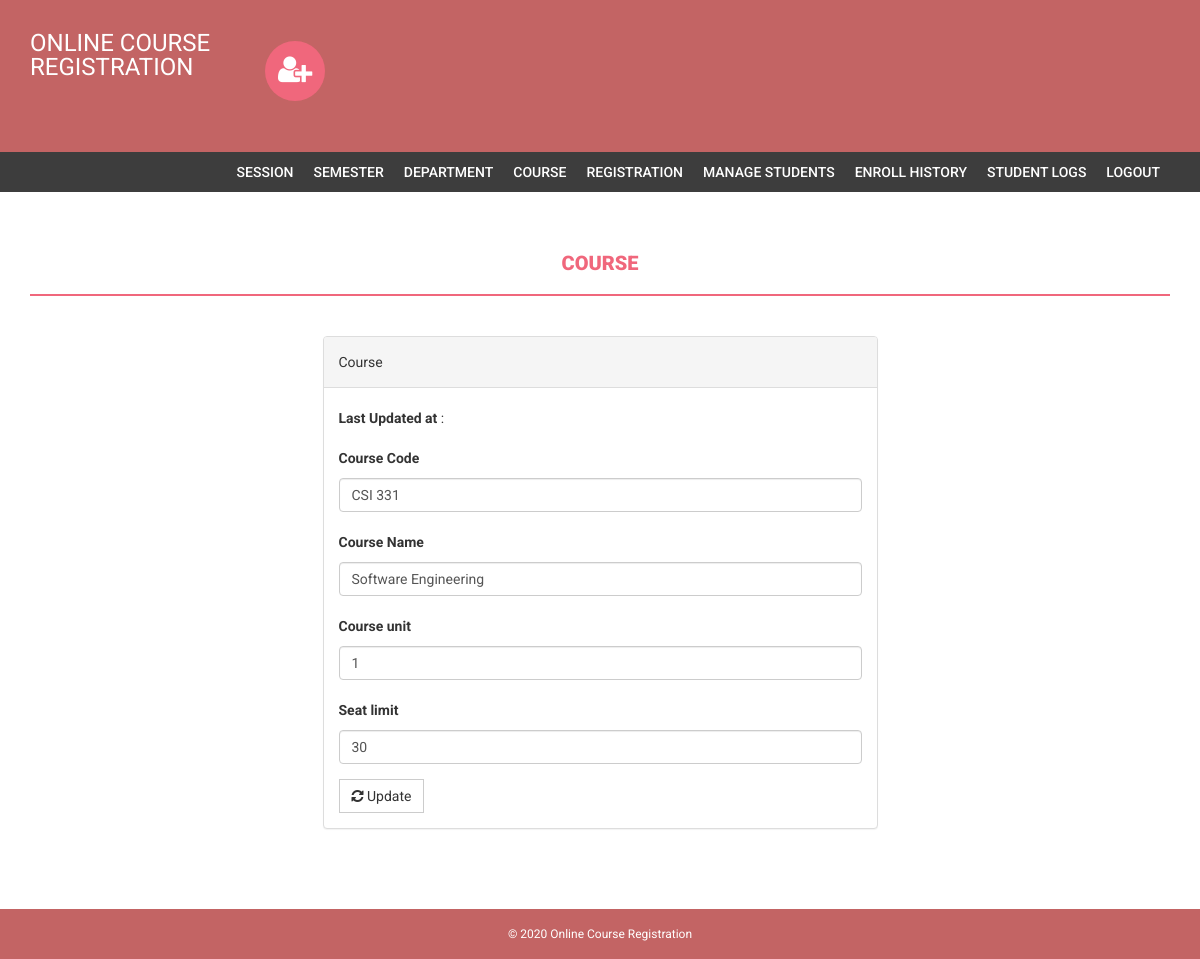
Screenshot of /admin/edit-course.php?id=1 (signed in) with the database file from the repository.
### tables this page shows
CREATE TABLE `course` (
  `id` int(11) NOT NULL,
  `courseCode` varchar(255) NOT NULL,
  `courseName` varchar(255) NOT NULL,
  `courseUnit` varchar(255) NOT NULL,
  `noofSeats` int(11) NOT NULL,
  `creationDate` timestamp NOT NULL DEFAULT current_timestamp(),
  `updationDate` varchar(255) NOT NULL
);

### admin/edit-course.php (the view, shortened to what this page needs)
<?php
if(strlen($_SESSION['alogin'])==0)
    {
header('location:index.php');
}
else{
$id=intval($_GET['id']);
?>
<!DOCTYPE html>
<html xmlns="http://www.w3.org/1999/xhtml">
<head>
    <link href="assets/css/bootstrap.css" rel="stylesheet" />
    <link href="assets/css/font-awesome.css" rel="stylesheet" />
    <link href="assets/css/style.css" rel="stylesheet" />
</head>
<body>
<?php include('includes/header.php');?>
<?php if($_SESSION['alogin']!="")
{
 include('includes/menubar.php');
}
 ?>
    <div class="content-wrapper">
        <div class="container">
              <div class="row">
                    <div class="col-md-12">
                        <h1 class="page-head-line">Course  </h1>
                    </div>
                </div>
                <div class="row" >
                  <div class="col-md-3"></div>
                    <div class="col-md-6">
                        <div class="panel panel-default">
                        <div class="panel-heading">
                           Course
                        </div>
                        <div class="panel-body">
                       <form name="dept" method="post">
<?php
$sql=mysqli_query($bd, "select * from course where id='$id'");
while($row=mysqli_fetch_array($sql))
{
?>
<p><b>Last Updated at</b> :<?php echo htmlentities($row['updationDate']);?></p>
   <div class="form-group">
    <label for="coursecode">Course Code  </label>
    <input type="text" class="form-control" id="coursecode" name="coursecode" placeholder="Course Code" value="<?php echo htmlentities($row['courseCode']);?>" required />
  </div>
 <div class="form-group">
    <label for="coursename">Course Name  </label>
    <input type="text" class="form-control" id="coursename" name="coursename" placeholder="Course Name" value="<?php echo htmlentities($row['courseName']);?>" required />
  </div>
<div class="form-group">
    <label for="courseunit">Course unit  </label>
    <input type="text" class="form-control" id="courseunit" name="courseunit" placeholder="Course Unit" value="<?php echo htmlentities($row['courseUnit']);?>" required />
  </div>
<div class="form-group">
    <label for="seatlimit">Seat limit  </label>
    <input type="text" class="form-control" id="seatlimit" name="seatlimit" placeholder="Seat limit" value="<?php echo htmlentities($row['noofSeats']);?>" required />
  </div>
<?php } ?>
 <button type="submit" name="submit" class="btn btn-default"><i class=" fa fa-refresh "></i> Update</button>
</form>
                            </div>
                            </div>
                    </div>
                </div>
            </div>
        </div>
  <?php include('includes/footer.php');?>
</body>
</html>
<?php } ?>

### admin/assets/css/style.css (style rules this page uses)
body { font-family: 'Roboto', sans-serif; line-height: 30px; }
.content-wrapper { margin-top: 40px; min-height: 600px; padding-bottom: 60px; }
.page-head-line { font-weight: 900; padding-bottom: 20px; border-bottom: 2px solid #F0677C; text-transform: uppercase; color: #F0677C; font-size: 20px; margin-bottom: 40px; }
.btn { border-radius: 0px; -webkit-border-radius: 0px; -moz-border-radius: 0px; }

### admin/includes/footer.php (style rules this page uses)
.col-md-12 { text-align: center; }

### rows the page displays
course: coursecode "CSI 331", coursename "Software Engineering", courseunit "1", seatlimit "30"
